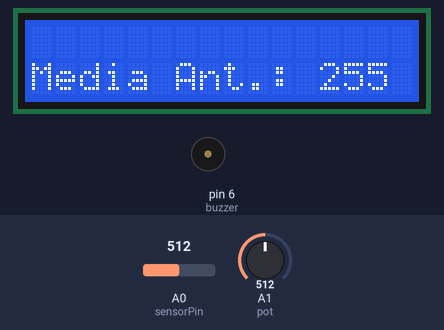
Simulated run of this sketch. Board: Arduino Uno, built with avr-gcc and run on an emulated ATmega328P. On the bench: 16×2 character LCD, buzzer (waves = sounding). The test bench sets the inputs (shaded band); at power-on: A0 (sensorPin) = 512, A1 (pot) = 512. What the sketch prints to the serial monitor is not drawn.

Above: at 1.2 s.
1.3 s: A0 (sensorPin) set to 520
At 3.0 s:
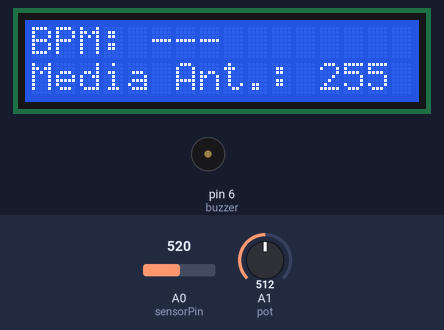
Timing chart, 0 to 4.5 s (numbered marks = the images above; inputs shaded):
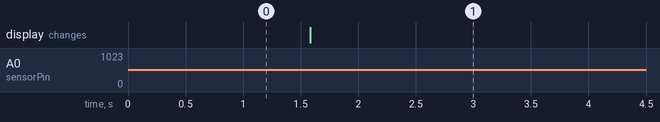

The sketch:

projeto1-code.ino
```cpp
#include<EEPROM.h>
#include <LiquidCrystal.h>
LiquidCrystal lcd(12, 11, 5, 4, 3, 2);

#define janela_amostra 16
#define limiar_subida 16

void setup() {
  Serial.begin(9600);
  lcd.begin(16, 2);
  lcd.setCursor(0, 1);
  lcd.print("Media Ant.: ");
  lcd.print(EEPROM.read(0));
}

void loop () {
  const int sensorPin = 0;
  const int pot = 1;
  const int buzzer = 6;
  float leituras[janela_amostra], ultimo, leitura, inicio, soma = 0;
  float primeiro, segundo, terceiro, anterior, valor_impresso, totalBPM = 0;
  int contagem_subida, n, contBPM = 0;
  long int agora, ultimo_batimento, ptr = 0;
  long previousMillis = 0, timeInterval;
  bool subindo;
  for (int i = 0; i < janela_amostra; i++) {
    leituras[i] = 0;
  }
  while (1) {
    n = 0;
    inicio = millis();
    leitura = 0;
    noTone(buzzer);
    unsigned long currentMillis = millis();
    timeInterval = analogRead(pot);
    do {
      leitura += analogRead (sensorPin);
      n++;
      agora = millis();
    } while (agora < inicio + 16.667); // Realizando amostragem de (1/60)s
    leitura /= n; // Média dos valores amostrados, para "filtragem digital" de 60Hz
    soma -= leituras[ptr];
    soma += leitura;
    leituras[ptr] = leitura;
    ultimo = soma / janela_amostra;
    // Se o último valor é maior do que o anterior, a curva está crescente localmente
    if (ultimo > anterior) {
      contagem_subida++;
      // O limiar define a quantidade de vezes consecutivas a comparação deve ser verdadeira,
      // ou seja, discerne entre picos "altos" e picos "baixos", e.g., esse limiar, com valores
      // pequenos, identifica qualquer pico de voltagem como um batimento. Aumentando esse valor,
      // (que no caso da calibração manual foi 12) somente os picos de voltagem relacionados
      // aos batimentos são realmente calculados.
      if (!subindo && contagem_subida > limiar_subida) {
        subindo = true;
        primeiro = millis() - ultimo_batimento;
        ultimo_batimento = millis();
        // Medição em BPM com base nos últimos 3 valores calculados
        valor_impresso = 60000 / (0.4 * primeiro + 0.3 * segundo + 0.3 * terceiro);
        if (currentMillis - previousMillis > timeInterval * 3) {
          previousMillis = currentMillis;
          lcd.setCursor(0, 0);
          lcd.print("            ");
          lcd.setCursor(0, 0);
          lcd.print("BPM: ");
          // Retirando ruído para < 40 bpm (no caso do sensor não estar sendo utilizado)
          if (valor_impresso < 40) {
            lcd.print("---");
          } else {
            lcd.print(int(valor_impresso));
          }
        }
        // Média BPM para gravação na EEPROM
        if (valor_impresso > 40) {
          if (contBPM != 20) {
            totalBPM += valor_impresso;
          } else {
            EEPROM.write(0,(int)totalBPM/20);
          }
          contBPM++;
        }
        terceiro = segundo;
        segundo = primeiro;
        tone(buzzer, 440);
      }
    }
    else {
      subindo = false;
      contagem_subida = 0;
    }
    anterior = ultimo;
    ptr++;
    ptr %= janela_amostra;
    Serial.println(leitura);
  }
}
```

Measured:
- the behaviour switches between 512 and 513 on A0 (sensorPin) (found by bisection; images 0 and 1)
- after the input at 1.3 s, the display: changes after 0.28 s (image 1)
